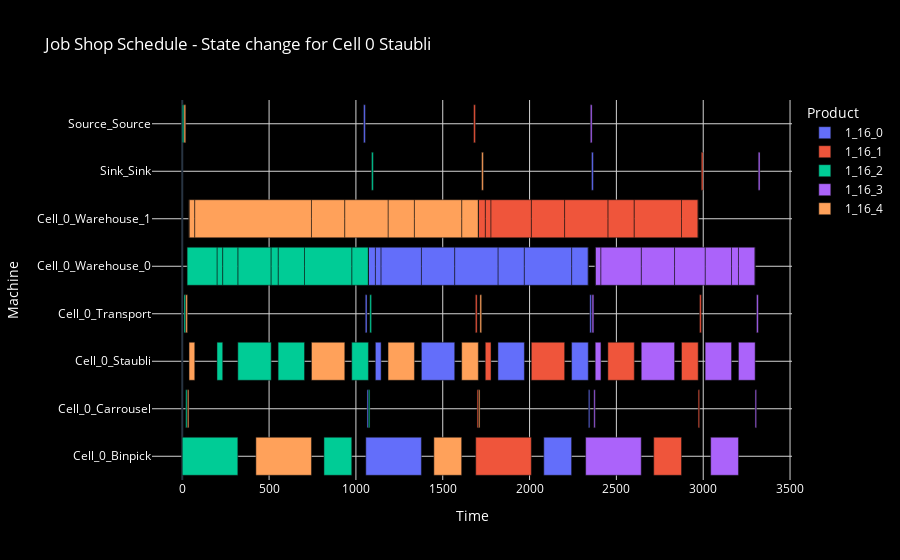

The cell this chart's notebook holds for it:
### Code cell
jobs = model.get_jobs()
info = model.get_info()
start, duration = model.get_dv()
to_show =  []

for job,job_info in jobs.items():
    subject = info[job_info['__id__']][0]
    start_job = start[subject].value()
    end_job = start[subject].value() + duration[subject].value()
    resource = info[job_info['__id__']][1]
    product = info[job_info['__id__']][2]
    job_name = info[job_info['__id__']][4]
    to_show.append(dict(Task = f'Task {subject}', Start= start_job,End = end_job, Resource = resource, Product = product, Name=job_name))

# Convert the tasks to a DataFrame for easier manipulation
df = pd.DataFrame(to_show)

# Calculate the duration of each task
df['Duration'] = df['End'] - df['Start']

# Use px.bar to create the Gantt chart with item-based colors
fig = px.bar(df, x='Duration', y='Resource', color='Product', orientation='h',
             hover_data=['Start', 'End', 'Task','Name'], base='Start', title="Job Shop Schedule - State change for Cell 0 Staubli")

# Update the layout to set the background to black and adjust text/grid colors for visibility
fig.update_layout(
    plot_bgcolor='black',  # Set background color of the plot to black
    paper_bgcolor='black',  # Set the overall figure background to black
    xaxis=dict(showgrid=True, gridcolor='lightgray', title="Time", color='white'),  # Set grid lines and label color to light for visibility
    yaxis=dict(showgrid=True, gridcolor='lightgray', title="Machine", color='white', categoryorder='category ascending'),  # Set grid and label color
    font=dict(color='white'),  # Set general font color to white for readability
    title_font=dict(color='white')  # Ensure the title font is also visible
)

fig.show()

### Figure 1 — Plotly figure (JSON) as saved in the notebook; plotly's stock layout.template omitted (floating-point values rounded to 4 significant figures)
{"data": [{"alignmentgroup": "True", "base": [1044, 1054, 1064, 1112, 1057, 1377, 1818, 2082, 2242, 2339, 2347, 2357, 1112, 1072, 1377, 1145, 1818, 1569, 2242, 1970, 2338], "customdata": [[1054, "Task 0", "1_16_0_0"], [1064, "Task 1", "1_16_0_1"], [1072, "Task 2", "1_16_0_2"], [1145, "Task 3", "1_16_0_3"], [1377, "Task 4", "1_16_0_4"], [1569, "Task 5", "1_16_0_5"], [1970, "Task 6", "1_16_0_6"], [2242, "Task 7", "1_16_0_7"], [2338, "Task 8", "1_16_0_8"], [2347, "Task 9", "1_16_0_9"], [2357, "Task 10", "1_16_0_10"], [2367, "Task 11", "1_16_0_11"], [1145, "Task 12", "warehouse_for_1_16_0_3"], [1112, "Task 13", "filler_between_1_16_0_2_and_warehouse_for_1_16_0_3"], [1569, "Task 14", "warehouse_for_1_16_0_5"], [1377, "Task 15", "filler_between_warehouse_for_1_16_0_3_and_warehouse_for_1_16_0_5"], [1970, "Task 16", "warehouse_for_1_16_0_6"], [1818, "Task 17", "filler_between_warehouse_for_1_16_0_5_and_warehouse_for_1_16_0_6"], [2338, "Task 18", "warehouse_for_1_16_0_8"], [2242, "Task 19", "filler_between_warehouse_for_1_16_0_6_and_warehouse_for_1_16_0_8"], [2339, "Task 20", "filler_between_warehouse_for_1_16_0_8_and_1_16_0_9"]], "hovertemplate": "Product=1_16_0<br>Start=%{base}<br>Duration=%{x}<br>Resource=%{y}<br>End=%{customdata[0]}<br>Task=%{customdata[1]}<br>Name=%{customdata[2]}<extra></extra>", "legendgroup": "1_16_0", "marker": {"color": "#636efa", "pattern": {"shape": ""}}, "name": "1_16_0", "offsetgroup": "1_16_0", "orientation": "h", "showlegend": true, "textposition": "auto", "x": [10, 10, 8, 33, 320, 192, 152, 160, 96, 8, 10, 10, 33, 40, 192, 232, 152, 249, 96, 272, 1], "xaxis": "x", "y": ["Source_Source", "Cell_0_Transport", "Cell_0_Carrousel", "Cell_0_Staubli", "Cell_0_Binpick", "Cell_0_Staubli", "Cell_0_Staubli", "Cell_0_Binpick", "Cell_0_Staubli", "Cell_0_Carrousel", "Cell_0_Transport", "Sink_Sink", "Cell_0_Warehouse_0", "Cell_0_Warehouse_0", "Cell_0_Warehouse_0", "Cell_0_Warehouse_0", "Cell_0_Warehouse_0", "Cell_0_Warehouse_0", "Cell_0_Warehouse_0", "Cell_0_Warehouse_0", "Cell_0_Warehouse_0"], "yaxis": "y", "type": "bar"}, {"alignmentgroup": "True", "base": [1678, 1688, 1698, 1745, 1690, 2010, 2451, 2715, 2875, 2971, 2979, 2989, 1745, 1706, 2010, 1778, 2451, 2202, 2875, 2603, 2971], "customdata": [[1688, "Task 21", "1_16_1_0"], [1698, "Task 22", "1_16_1_1"], [1706, "Task 23", "1_16_1_2"], [1778, "Task 24", "1_16_1_3"], [2010, "Task 25", "1_16_1_4"], [2202, "Task 26", "1_16_1_5"], [2603, "Task 27", "1_16_1_6"], [2875, "Task 28", "1_16_1_7"], [2971, "Task 29", "1_16_1_8"], [2979, "Task 30", "1_16_1_9"], [2989, "Task 31", "1_16_1_10"], [2999, "Task 32", "1_16_1_11"], [1778, "Task 33", "warehouse_for_1_16_1_3"], [1745, "Task 34", "filler_between_1_16_1_2_and_warehouse_for_1_16_1_3"], [2202, "Task 35", "warehouse_for_1_16_1_5"], [2010, "Task 36", "filler_between_warehouse_for_1_16_1_3_and_warehouse_for_1_16_1_5"], [2603, "Task 37", "warehouse_for_1_16_1_6"], [2451, "Task 38", "filler_between_warehouse_for_1_16_1_5_and_warehouse_for_1_16_1_6"], [2971, "Task 39", "warehouse_for_1_16_1_8"], [2875, "Task 40", "filler_between_warehouse_for_1_16_1_6_and_warehouse_for_1_16_1_8"], [2971, "Task 41", "filler_between_warehouse_for_1_16_1_8_and_1_16_1_9"]], "hovertemplate": "Product=1_16_1<br>Start=%{base}<br>Duration=%{x}<br>Resource=%{y}<br>End=%{customdata[0]}<br>Task=%{customdata[1]}<br>Name=%{customdata[2]}<extra></extra>", "legendgroup": "1_16_1", "marker": {"color": "#EF553B", "pattern": {"shape": ""}}, "name": "1_16_1", "offsetgroup": "1_16_1", "orientation": "h", "showlegend": true, "textposition": "auto", "x": [10, 10, 8, 33, 320, 192, 152, 160, 96, 8, 10, 10, 33, 39, 192, 232, 152, 249, 96, 272, 0], "xaxis": "x", "y": ["Source_Source", "Cell_0_Transport", "Cell_0_Carrousel", "Cell_0_Staubli", "Cell_0_Binpick", "Cell_0_Staubli", "Cell_0_Staubli", "Cell_0_Binpick", "Cell_0_Staubli", "Cell_0_Carrousel", "Cell_0_Transport", "Sink_Sink", "Cell_0_Warehouse_1", "Cell_0_Warehouse_1", "Cell_0_Warehouse_1", "Cell_0_Warehouse_1", "Cell_0_Warehouse_1", "Cell_0_Warehouse_1", "Cell_0_Warehouse_1", "Cell_0_Warehouse_1", "Cell_0_Warehouse_1"], "yaxis": "y", "type": "bar"}, {"alignmentgroup": "True", "base": [0, 10, 20, 200, 0, 320, 552, 816, 976, 1072, 1080, 1090, 200, 28, 320, 233, 552, 512, 976, 704, 1072], "customdata": [[10, "Task 42", "1_16_2_0"], [20, "Task 43", "1_16_2_1"], [28, "Task 44", "1_16_2_2"], [233, "Task 45", "1_16_2_3"], [320, "Task 46", "1_16_2_4"], [512, "Task 47", "1_16_2_5"], [704, "Task 48", "1_16_2_6"], [976, "Task 49", "1_16_2_7"], [1072, "Task 50", "1_16_2_8"], [1080, "Task 51", "1_16_2_9"], [1090, "Task 52", "1_16_2_10"], [1100, "Task 53", "1_16_2_11"], [233, "Task 54", "warehouse_for_1_16_2_3"], [200, "Task 55", "filler_between_1_16_2_2_and_warehouse_for_1_16_2_3"], [512, "Task 56", "warehouse_for_1_16_2_5"], [320, "Task 57", "filler_between_warehouse_for_1_16_2_3_and_warehouse_for_1_16_2_5"], [704, "Task 58", "warehouse_for_1_16_2_6"], [552, "Task 59", "filler_between_warehouse_for_1_16_2_5_and_warehouse_for_1_16_2_6"], [1072, "Task 60", "warehouse_for_1_16_2_8"], [976, "Task 61", "filler_between_warehouse_for_1_16_2_6_and_warehouse_for_1_16_2_8"], [1072, "Task 62", "filler_between_warehouse_for_1_16_2_8_and_1_16_2_9"]], "hovertemplate": "Product=1_16_2<br>Start=%{base}<br>Duration=%{x}<br>Resource=%{y}<br>End=%{customdata[0]}<br>Task=%{customdata[1]}<br>Name=%{customdata[2]}<extra></extra>", "legendgroup": "1_16_2", "marker": {"color": "#00cc96", "pattern": {"shape": ""}}, "name": "1_16_2", "offsetgroup": "1_16_2", "orientation": "h", "showlegend": true, "textposition": "auto", "x": [10, 10, 8, 33, 320, 192, 152, 160, 96, 8, 10, 10, 33, 172, 192, 87, 152, 40, 96, 272, 0], "xaxis": "x", "y": ["Source_Source", "Cell_0_Transport", "Cell_0_Carrousel", "Cell_0_Staubli", "Cell_0_Binpick", "Cell_0_Staubli", "Cell_0_Staubli", "Cell_0_Binpick", "Cell_0_Staubli", "Cell_0_Carrousel", "Cell_0_Transport", "Sink_Sink", "Cell_0_Warehouse_0", "Cell_0_Warehouse_0", "Cell_0_Warehouse_0", "Cell_0_Warehouse_0", "Cell_0_Warehouse_0", "Cell_0_Warehouse_0", "Cell_0_Warehouse_0", "Cell_0_Warehouse_0", "Cell_0_Warehouse_0"], "yaxis": "y", "type": "bar"}, {"alignmentgroup": "True", "base": [2350, 2360, 2370, 2378, 2323, 2643, 3011, 3043, 3203, 3299, 3307, 3317, 2378, 2378, 2643, 2411, 3011, 2835, 3203, 3163, 3299], "customdata": [[2360, "Task 63", "1_16_3_0"], [2370, "Task 64", "1_16_3_1"], [2378, "Task 65", "1_16_3_2"], [2411, "Task 66", "1_16_3_3"], [2643, "Task 67", "1_16_3_4"], [2835, "Task 68", "1_16_3_5"], [3163, "Task 69", "1_16_3_6"], [3203, "Task 70", "1_16_3_7"], [3299, "Task 71", "1_16_3_8"], [3307, "Task 72", "1_16_3_9"], [3317, "Task 73", "1_16_3_10"], [3327, "Task 74", "1_16_3_11"], [2411, "Task 75", "warehouse_for_1_16_3_3"], [2378, "Task 76", "filler_between_1_16_3_2_and_warehouse_for_1_16_3_3"], [2835, "Task 77", "warehouse_for_1_16_3_5"], [2643, "Task 78", "filler_between_warehouse_for_1_16_3_3_and_warehouse_for_1_16_3_5"], [3163, "Task 79", "warehouse_for_1_16_3_6"], [3011, "Task 80", "filler_between_warehouse_for_1_16_3_5_and_warehouse_for_1_16_3_6"], [3299, "Task 81", "warehouse_for_1_16_3_8"], [3203, "Task 82", "filler_between_warehouse_for_1_16_3_6_and_warehouse_for_1_16_3_8"], [3299, "Task 83", "filler_between_warehouse_for_1_16_3_8_and_1_16_3_9"]], "hovertemplate": "Product=1_16_3<br>Start=%{base}<br>Duration=%{x}<br>Resource=%{y}<br>End=%{customdata[0]}<br>Task=%{customdata[1]}<br>Name=%{customdata[2]}<extra></extra>", "legendgroup": "1_16_3", "marker": {"color": "#ab63fa", "pattern": {"shape": ""}}, "name": "1_16_3", "offsetgroup": "1_16_3", "orientation": "h", "showlegend": true, "textposition": "auto", "x": [10, 10, 8, 33, 320, 192, 152, 160, 96, 8, 10, 10, 33, 0, 192, 232, 152, 176, 96, 40, 0], "xaxis": "x", "y": ["Source_Source", "Cell_0_Transport", "Cell_0_Carrousel", "Cell_0_Staubli", "Cell_0_Binpick", "Cell_0_Staubli", "Cell_0_Staubli", "Cell_0_Binpick", "Cell_0_Staubli", "Cell_0_Carrousel", "Cell_0_Transport", "Sink_Sink", "Cell_0_Warehouse_0", "Cell_0_Warehouse_0", "Cell_0_Warehouse_0", "Cell_0_Warehouse_0", "Cell_0_Warehouse_0", "Cell_0_Warehouse_0", "Cell_0_Warehouse_0", "Cell_0_Warehouse_0", "Cell_0_Warehouse_0"], "yaxis": "y", "type": "bar"}, {"alignmentgroup": "True", "base": [10, 20, 30, 39, 424, 744, 1185, 1449, 1609, 1706, 1714, 1724, 39, 38, 744, 72, 1185, 936, 1609, 1337, 1705], "customdata": [[20, "Task 84", "1_16_4_0"], [30, "Task 85", "1_16_4_1"], [38, "Task 86", "1_16_4_2"], [72, "Task 87", "1_16_4_3"], [744, "Task 88", "1_16_4_4"], [936, "Task 89", "1_16_4_5"], [1337, "Task 90", "1_16_4_6"], [1609, "Task 91", "1_16_4_7"], [1705, "Task 92", "1_16_4_8"], [1714, "Task 93", "1_16_4_9"], [1724, "Task 94", "1_16_4_10"], [1734, "Task 95", "1_16_4_11"], [72, "Task 96", "warehouse_for_1_16_4_3"], [39, "Task 97", "filler_between_1_16_4_2_and_warehouse_for_1_16_4_3"], [936, "Task 98", "warehouse_for_1_16_4_5"], [744, "Task 99", "filler_between_warehouse_for_1_16_4_3_and_warehouse_for_1_16_4_5"], [1337, "Task 100", "warehouse_for_1_16_4_6"], [1185, "Task 101", "filler_between_warehouse_for_1_16_4_5_and_warehouse_for_1_16_4_6"], [1705, "Task 102", "warehouse_for_1_16_4_8"], [1609, "Task 103", "filler_between_warehouse_for_1_16_4_6_and_warehouse_for_1_16_4_8"], [1706, "Task 104", "filler_between_warehouse_for_1_16_4_8_and_1_16_4_9"]], "hovertemplate": "Product=1_16_4<br>Start=%{base}<br>Duration=%{x}<br>Resource=%{y}<br>End=%{customdata[0]}<br>Task=%{customdata[1]}<br>Name=%{customdata[2]}<extra></extra>", "legendgroup": "1_16_4", "marker": {"color": "#FFA15A", "pattern": {"shape": ""}}, "name": "1_16_4", "offsetgroup": "1_16_4", "orientation": "h", "showlegend": true, "textposition": "auto", "x": [10, 10, 8, 33, 320, 192, 152, 160, 96, 8, 10, 10, 33, 1, 192, 672, 152, 249, 96, 272, 1], "xaxis": "x", "y": ["Source_Source", "Cell_0_Transport", "Cell_0_Carrousel", "Cell_0_Staubli", "Cell_0_Binpick", "Cell_0_Staubli", "Cell_0_Staubli", "Cell_0_Binpick", "Cell_0_Staubli", "Cell_0_Carrousel", "Cell_0_Transport", "Sink_Sink", "Cell_0_Warehouse_1", "Cell_0_Warehouse_1", "Cell_0_Warehouse_1", "Cell_0_Warehouse_1", "Cell_0_Warehouse_1", "Cell_0_Warehouse_1", "Cell_0_Warehouse_1", "Cell_0_Warehouse_1", "Cell_0_Warehouse_1"], "yaxis": "y", "type": "bar"}], "layout": {"xaxis": {"anchor": "y", "domain": [0.0, 1.0], "title": {"text": "Time"}, "showgrid": true, "gridcolor": "lightgray", "color": "white"}, "yaxis": {"anchor": "x", "domain": [0.0, 1.0], "title": {"text": "Machine"}, "showgrid": true, "gridcolor": "lightgray", "color": "white", "categoryorder": "category ascending"}, "legend": {"title": {"text": "Product"}, "tracegroupgap": 0}, "title": {"text": "Job Shop Schedule - State change for Cell 0 Staubli", "font": {"color": "white"}}, "barmode": "relative", "font": {"color": "white"}, "plot_bgcolor": "black", "paper_bgcolor": "black"}}
